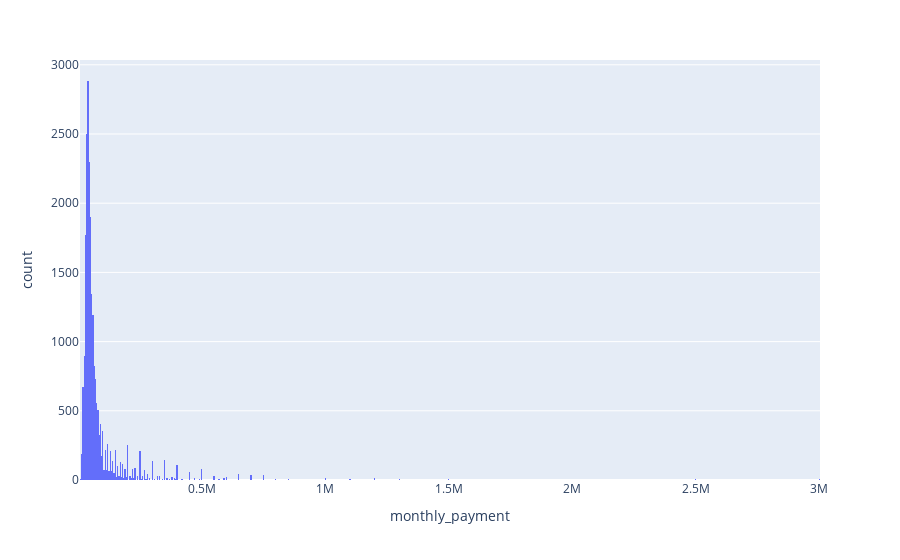

The code cell stored with this chart in its notebook:
### Markdown cell above
## Гистограмма стоимости месячной аренды

Приведена для цен в рублях. В датасете присутвуют цены в иностранной валюте, однако таких записей всего 24.

### Code cell
fig = px.histogram(realty_df[realty_df['currency']=='руб.'], x="monthly_payment")
fig.show()

### Figure 1 — Plotly figure (JSON) as saved in the notebook; plotly's stock layout.template omitted (floating-point values rounded to 4 significant figures; data arrays with more than 128 entries replaced by an {"elided": "..."} marker saying what was removed)
{"data": [{"alignmentgroup": "True", "bingroup": "x", "hovertemplate": "monthly_payment=%{x}<br>count=%{y}<extra></extra>", "legendgroup": "", "marker": {"color": "#636efa", "pattern": {"shape": ""}}, "name": "", "offsetgroup": "", "orientation": "v", "showlegend": false, "type": "histogram", "x": {"elided": "23344 float values"}, "xaxis": "x", "yaxis": "y"}], "layout": {"barmode": "relative", "legend": {"tracegroupgap": 0}, "margin": {"t": 60}, "xaxis": {"anchor": "y", "domain": [0, 1], "title": {"text": "monthly_payment"}}, "yaxis": {"anchor": "x", "domain": [0, 1], "title": {"text": "count"}}}}
